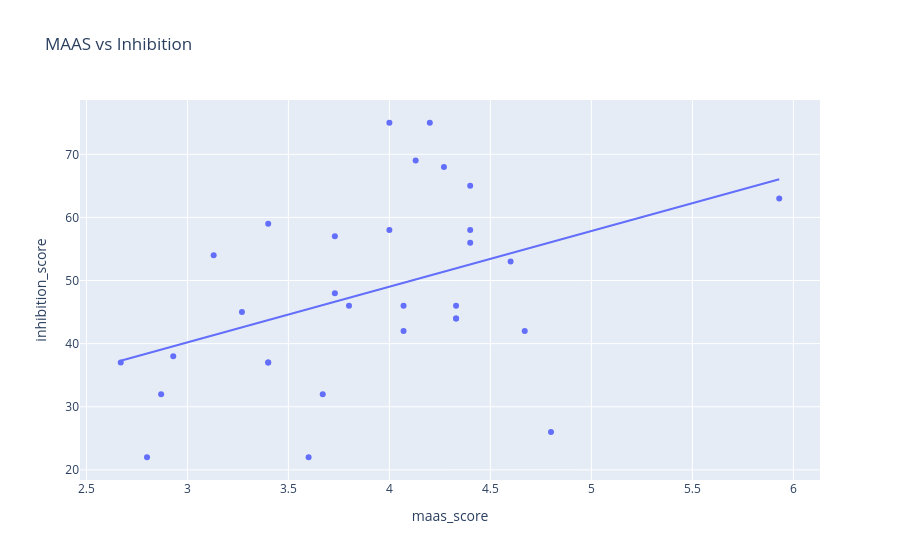

Notebook source saved alongside this figure:
### Code cell
fig3 = px.scatter(df, x='maas_score', y='inhibition_score', trendline='ols', title='MAAS vs Inhibition')
fig3.show()

### Figure 1 — Plotly figure (JSON) as saved in the notebook; plotly's stock layout.template omitted (floating-point values rounded to 4 significant figures)
{"data": [{"hovertemplate": "maas_score=%{x}<br>inhibition_score=%{y}<extra></extra>", "legendgroup": "", "marker": {"color": "#636efa", "symbol": "circle"}, "mode": "markers", "name": "", "orientation": "v", "showlegend": false, "type": "scatter", "x": [3.27, 4, 3.73, 4.6, 4.4, 4.4, 2.67, 4.2, 4, 2.93, 4.13, 3.8, 2.8, 3.73, 3.6, 4.07, 5.93, 3.4, 3.4, 3.4, 4.27, 4.07, 4.33, 4.67, 2.87, 4.8, 3.67, 4.33, 4.33, 4.4, 3.13], "xaxis": "x", "y": [45, 58, 57, 53, 58, 65, 37, 75, 75, 38, 69, 46, 22, 48, 22, 42, 63, 37, 37, 59, 68, 46, 46, 42, 32, 26, 32, 44, 44, 56, 54], "yaxis": "y"}, {"hovertemplate": "<b>OLS trendline</b><br>inhibition_score = 8.81952 * maas_score + 13.7396<br>R<sup>2</sup>=0.177853<br><br>maas_score=%{x}<br>inhibition_score=%{y} <b>(trend)</b><extra></extra>", "legendgroup": "", "marker": {"color": "#636efa", "symbol": "circle"}, "mode": "lines", "name": "", "showlegend": false, "type": "scatter", "x": [2.67, 2.8, 2.87, 2.93, 3.13, 3.27, 3.4, 3.4, 3.4, 3.6, 3.67, 3.73, 3.73, 3.8, 4, 4, 4.07, 4.07, 4.13, 4.2, 4.27, 4.33, 4.33, 4.33, 4.4, 4.4, 4.4, 4.6, 4.67, 4.8, 5.93], "xaxis": "x", "y": [37.29, 38.43, 39.05, 39.58, 41.34, 42.58, 43.73, 43.73, 43.73, 45.49, 46.11, 46.64, 46.64, 47.25, 49.02, 49.02, 49.64, 49.64, 50.16, 50.78, 51.4, 51.93, 51.93, 51.93, 52.55, 52.55, 52.55, 54.31, 54.93, 56.07, 66.04], "yaxis": "y"}], "layout": {"legend": {"tracegroupgap": 0}, "title": {"text": "MAAS vs Inhibition"}, "xaxis": {"anchor": "y", "domain": [0, 1], "title": {"text": "maas_score"}}, "yaxis": {"anchor": "x", "domain": [0, 1], "title": {"text": "inhibition_score"}}}}
